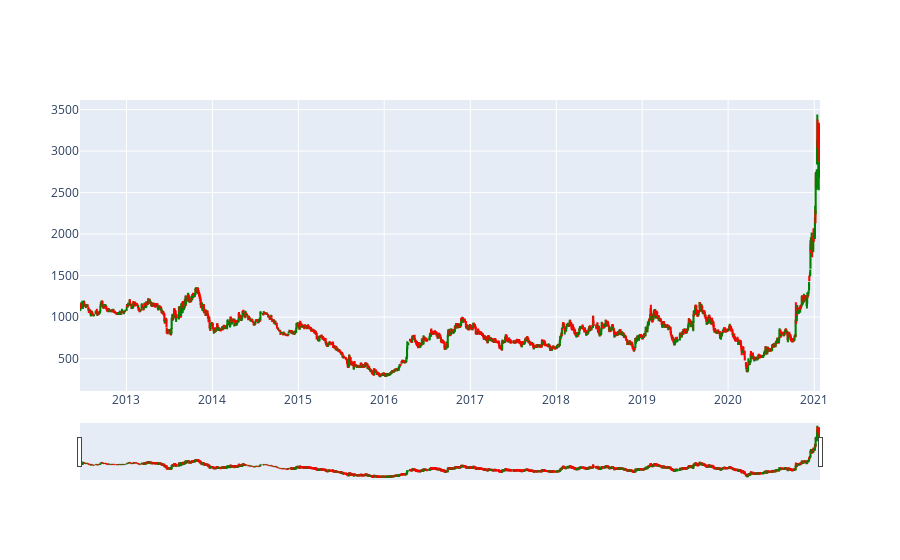

This figure's notebook cell:
### Code cell
import matplotlib.pyplot as plt
plt.style.use("ggplot")
figure = go.Figure(
    data = [
        go.Candlestick(
            x = df.index,
            low = df['Low'],
            high = df['High'],
            close = df['Close'],
            open = df['Open'],
            increasing_line_color = 'green',
            decreasing_line_color = 'red'
        )
    ]
)
figure.update_layout(xaxis_rangeslider_visible = True)

figure.show()

### Figure 1 — Plotly figure (JSON) as saved in the notebook; plotly's stock layout.template omitted (floating-point values rounded to 4 significant figures; data arrays with more than 128 entries replaced by an {"elided": "..."} marker saying what was removed)
{"data": [{"close": {"elided": "2141 float values"}, "decreasing": {"line": {"color": "red"}}, "high": {"elided": "2141 float values"}, "increasing": {"line": {"color": "green"}}, "low": {"elided": "2141 float values"}, "open": {"elided": "2141 float values"}, "type": "candlestick", "x": {"elided": "2141 str values"}}], "layout": {"xaxis": {"rangeslider": {"visible": true}}}}
